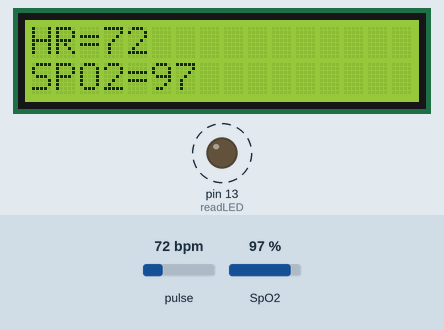
Simulated run of this sketch. Board: Arduino Uno, built with avr-gcc and run on an emulated ATmega328P. Shown: 16×2 character LCD, output pins drawn as LEDs (lit = HIGH). Dashed ring = blinking. The inputs (shaded band) are chosen by the test bench; at power-on: pulse 72 bpm, SpO2 97 %. What the sketch prints to the serial monitor is not drawn.

Above: at 4.77 s.
4.8 s: pulse set to 97 bpm
At 5.72 s:
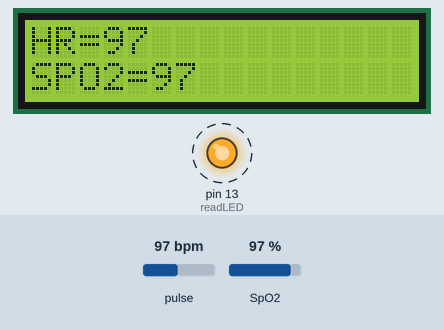
6.9 s: pulse set to 102 bpm
At 7.37 s:
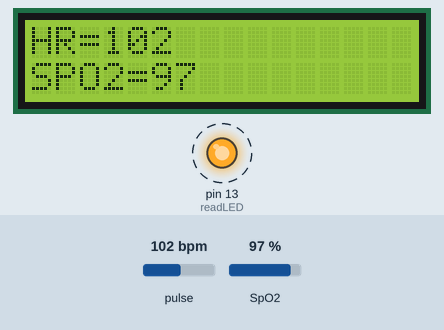
8.8 s: SpO2 set to 100 %
At 8.92 s:
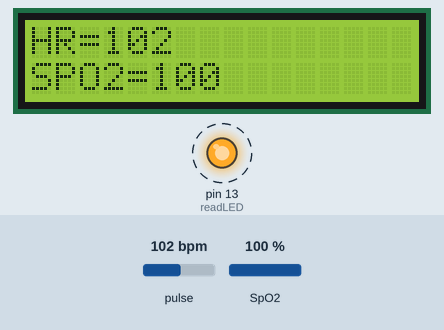
10.4 s: SpO2 set to 80 %
At 10.62 s:
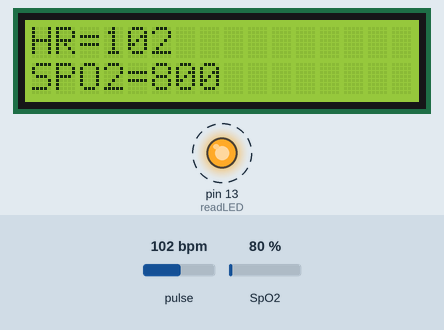
12.0 s: pulse set to 42 bpm
At 12.17 s:
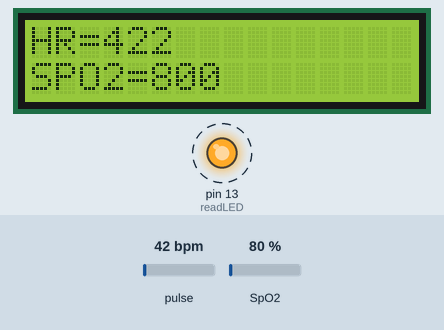
Timing chart, 0 to 14.6 s (numbered marks = the images above; inputs shaded):
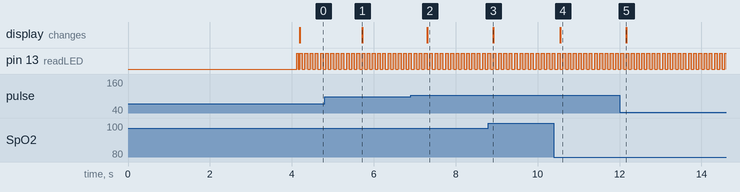

Measured:
- after the input at 4.8 s, the display: changes after 0.92 s (image 1)
- after the input at 6.9 s, the display: changes after 0.40 s (image 2)
- after the input at 8.8 s, the display: changes after 0.12 s (image 3)
- after the input at 10.4 s, the display: changes after 0.15 s (image 4)
- after the input at 12.0 s, the display: changes after 0.16 s (image 5)

The sketch:

main.ino
```cpp
#include <Wire.h>
#include "MAX30105.h"
#include "spo2_algorithm.h"
#include  <LiquidCrystal.h>

LiquidCrystal lcd(12, 11, 5, 4, 3, 2);

MAX30105 particleSensor;

#define MAX_BRIGHTNESS 255

#if defined(__AVR_ATmega328P__) || defined(__AVR_ATmega168__)
//Arduino Uno doesn't have enough SRAM to store 100 samples of IR led data and red led data in 32-bit format
//To solve this problem, 16-bit MSB of the sampled data will be truncated. Samples become 16-bit data.
uint16_t irBuffer[100]; //infrared LED sensor data
uint16_t redBuffer[100];  //red LED sensor data
#else
uint32_t irBuffer[100]; //infrared LED sensor data
uint32_t redBuffer[100];  //red LED sensor data
#endif

int32_t bufferLength; //data length
int32_t spo2; //SPO2 value
int8_t validSPO2; //indicator to show if the SPO2 calculation is valid
int32_t heartRate; //heart rate value
int8_t validHeartRate; //indicator to show if the heart rate calculation is valid

byte pulseLED = 11; //Must be on PWM pin
byte readLED = 13; //Blinks with each data read

void setup()
{
  lcd.begin(16, 2);
  Serial.begin(9600); // initialize serial communication at 115200 bits per second:

  pinMode(pulseLED, OUTPUT);
  pinMode(readLED, OUTPUT);

  // Initialize sensor
  if (!particleSensor.begin(Wire, I2C_SPEED_FAST)) //Use default I2C port, 400kHz speed
  {
    Serial.println(F("MAX30105 was not found. Please check wiring/power."));
    while (1);
  }

  Serial.println(F("Attach sensor to finger with rubber band. Press any key to start conversion"));
  //while (Serial.available() == 0) ; //wait until user presses a key
  //Serial.read();

  byte ledBrightness = 60; //Options: 0=Off to 255=50mA
  byte sampleAverage = 4; //Options: 1, 2, 4, 8, 16, 32
  byte ledMode = 2; //Options: 1 = Red only, 2 = Red + IR, 3 = Red + IR + Green
  byte sampleRate = 100; //Options: 50, 100, 200, 400, 800, 1000, 1600, 3200
  int pulseWidth = 411; //Options: 69, 118, 215, 411
  int adcRange = 4096; //Options: 2048, 4096, 8192, 16384

  particleSensor.setup(ledBrightness, sampleAverage, ledMode, sampleRate, pulseWidth, adcRange); //Configure sensor with these settings
}

void loop()
{
  bufferLength = 100; //buffer length of 100 stores 4 seconds of samples running at 25sps

  //read the first 100 samples, and determine the signal range
  for (byte i = 0 ; i < bufferLength ; i++)
  {
    while (particleSensor.available() == false) //do we have new data?
      particleSensor.check(); //Check the sensor for new data

    redBuffer[i] = particleSensor.getRed();
    irBuffer[i] = particleSensor.getIR();
    particleSensor.nextSample(); //We're finished with this sample so move to next sample

    Serial.print(F("red="));
    Serial.print(redBuffer[i], DEC);
    Serial.print(F(", ir="));
    Serial.println(irBuffer[i], DEC);
  }

  //calculate heart rate and SpO2 after first 100 samples (first 4 seconds of samples)
  maxim_heart_rate_and_oxygen_saturation(irBuffer, bufferLength, redBuffer, &spo2, &validSPO2, &heartRate, &validHeartRate);

  //Continuously taking samples from MAX30102.  Heart rate and SpO2 are calculated every 1 second
  while (1)
  {
    //dumping the first 25 sets of samples in the memory and shift the last 75 sets of samples to the top
    for (byte i = 25; i < 100; i++)
    {
      redBuffer[i - 25] = redBuffer[i];
      irBuffer[i - 25] = irBuffer[i];
    }

    //take 25 sets of samples before calculating the heart rate.
    for (byte i = 75; i < 100; i++)
    {
      while (particleSensor.available() == false) //do we have new data?
        particleSensor.check(); //Check the sensor for new data

      digitalWrite(readLED, !digitalRead(readLED)); //Blink onboard LED with every data read

      redBuffer[i] = particleSensor.getRed();
      irBuffer[i] = particleSensor.getIR();
      particleSensor.nextSample(); //We're finished with this sample so move to next sample


      //send samples and calculation result to terminal program through UART
      lcd.home();
      Serial.print(F("red="));
      Serial.print(redBuffer[i], DEC);
      Serial.print(F(", ir="));
      Serial.print(irBuffer[i], DEC);

      Serial.print(F(", HR="));
      Serial.print(heartRate, DEC);

      Serial.print(F(", HRvalid="));
      Serial.print(validHeartRate, DEC);

      Serial.print(F(", SPO2="));

      Serial.print(spo2, DEC);


      Serial.print(F(", SPO2Valid="));
      Serial.println(validSPO2, DEC);


if(validHeartRate==1){
    lcd.setCursor(0, 0);
  lcd.print(F("HR="));
      lcd.print(heartRate, DEC);
  }

if(validSPO2==1){
  lcd.setCursor(0, 1);
 lcd.print(F("SPO2="));

      lcd.print(spo2, DEC);
  }


    }

    //After gathering 25 new samples recalculate HR and SP02
    maxim_heart_rate_and_oxygen_saturation(irBuffer, bufferLength, redBuffer, &spo2, &validSPO2, &heartRate, &validHeartRate);
  }
}
```
